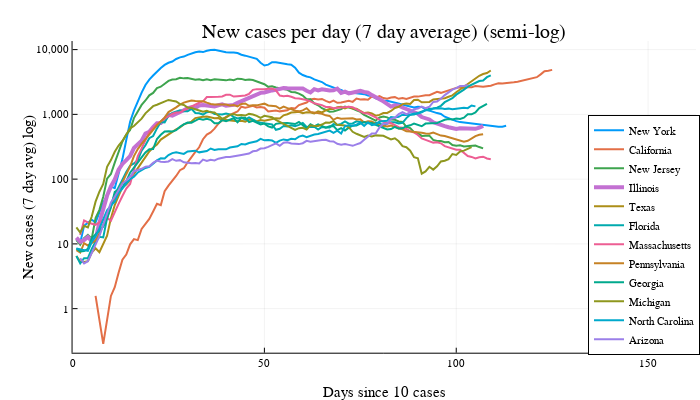

Source (notebook cell):
### Code cell
@df confirmedByStateTop plot(:daysSince, :Value_new_rolling7, group=:Province_State,
                             legend=:bottomright, yformatter=fc, lw=lwConfirmed, yscale=:log10,
                             xlimit=(0, maximum(:daysSince)*1.3),
                             title="New cases per day (7 day average) (semi-log)",
                             ylab="New cases (7 day avg) log)",
                             xlab="Days since 10 cases"
                            )
